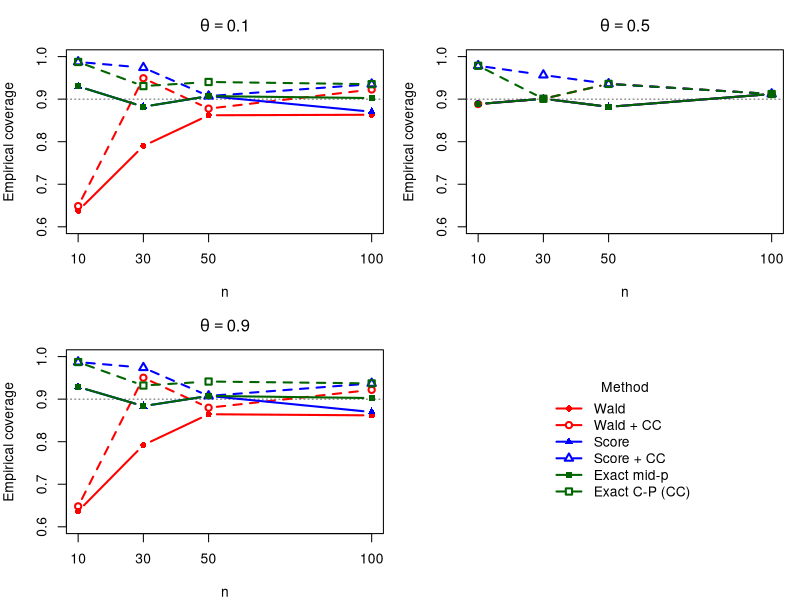
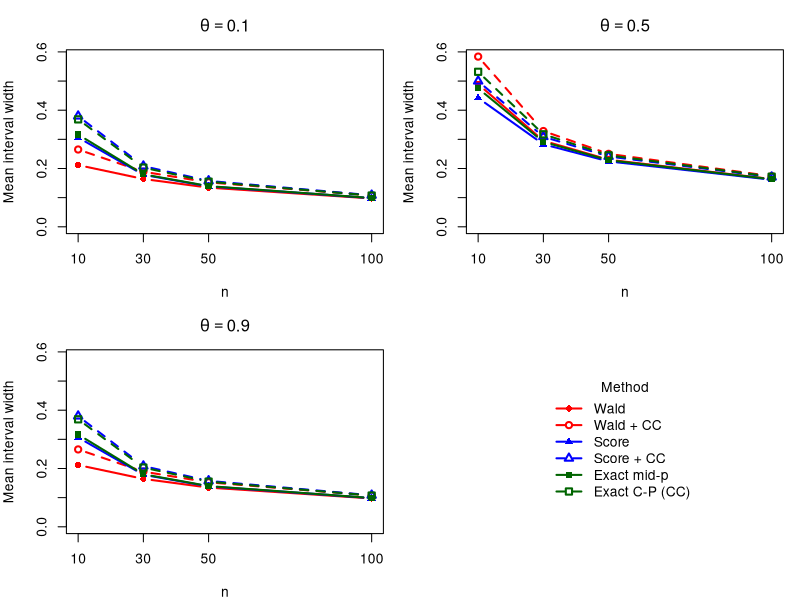

Recreate these plots in R, in order.
# Problem 1.2 -- Continuity correction (CC) for binomial confidence intervals
# (Newcombe, 1998).
#
# The experiment of Problem 1.1 is repeated (same seed => same simulated data
# sets) applying the continuity correction to every method:
#
#   Wald (Z)          : p +- z sqrt(p(1-p)/n)           (Newcombe method 1)
#   Wald + CC         : p +- [z sqrt(p(1-p)/n) + 1/(2n)] (Newcombe method 2)
#   Score (Wilson)    : prop.test(correct = FALSE)       (Newcombe method 3)
#   Score + CC        : prop.test(correct = TRUE)        (Newcombe method 4)
#   Exact mid-p       : Clopper-Pearson without CC       (Newcombe method 6)
#   Exact (C-P) = CC  : binom.test                       (Newcombe method 5)
#
# The Clopper-Pearson interval is the "continuity corrected" member of the
# exact family: it counts the whole probability P(S = s) in the tails.
# Its uncorrected counterpart is the mid-p interval, which only counts
# P(S = s) / 2. So, for the exact method, "uncorrected vs corrected" means
# "mid-p vs Clopper-Pearson".
#
# As in Problem 1.1, every interval is computed once for each possible outcome
# s = 0, ..., n and then looked up for the N simulated counts.

set.seed(47)
ns     <- c(10, 30, 50, 100)
thetas <- c(0.1, 0.5, 0.9)
N      <- 1e5
level  <- 0.90
alpha  <- 1 - level

# ---- intervals for every possible outcome s = 0, ..., n --------------------

ci_wald <- function(n, level, cc = FALSE) {
  z <- qnorm(1 - (1 - level) / 2)
  p <- (0:n) / n
  half <- z * sqrt(p * (1 - p) / n) + cc / (2 * n)
  cbind(pmax(0, p - half), pmin(1, p + half))   # truncated to [0, 1]
}

ci_score <- function(n, level, cc = FALSE) {
  t(sapply(0:n, function(s)
    prop.test(s, n, conf.level = level, correct = cc)$conf.int))
}

ci_exact <- function(n, level) {               # Clopper-Pearson
  t(sapply(0:n, function(s) binom.test(s, n, conf.level = level)$conf.int))
}

ci_midp <- function(n, level) {                # mid-p exact interval
  a <- (1 - level) / 2
  t(sapply(0:n, function(s) {
    # lower: P(S > s) + P(S = s)/2 = a ; upper: P(S < s) + P(S = s)/2 = a
    lo <- if (s == 0) 0 else uniroot(function(th)
      pbinom(s, n, th, lower.tail = FALSE) + 0.5 * dbinom(s, n, th) - a,
      c(0, 1), tol = 1e-10)$root
    up <- if (s == n) 1 else uniroot(function(th)
      pbinom(s - 1, n, th) + 0.5 * dbinom(s, n, th) - a,
      c(0, 1), tol = 1e-10)$root
    c(lo, up)
  }))
}

methods <- list(
  "Wald"            = function(n, l) ci_wald(n, l, cc = FALSE),
  "Wald + CC"       = function(n, l) ci_wald(n, l, cc = TRUE),
  "Score"           = function(n, l) ci_score(n, l, cc = FALSE),
  "Score + CC"      = function(n, l) ci_score(n, l, cc = TRUE),
  "Exact mid-p"     = ci_midp,
  "Exact C-P (CC)"  = ci_exact
)

# ---- simulation (same random numbers as in Problem 1.1) -------------------
res <- expand.grid(n = ns, theta = thetas, method = names(methods),
                   stringsAsFactors = FALSE)
res$coverage <- NA_real_
res$width    <- NA_real_

for (n in ns) {
  cis <- lapply(methods, function(f) f(n, level))
  for (theta in thetas) {
    S <- rbinom(N, size = n, prob = theta)
    for (m in names(methods)) {
      lo <- cis[[m]][S + 1, 1]
      up <- cis[[m]][S + 1, 2]
      idx <- res$n == n & res$theta == theta & res$method == m
      res$coverage[idx] <- mean(lo <= theta & theta <= up)
      res$width[idx]    <- mean(up - lo)
    }
  }
}

# ---- tables ----------------------------------------------------------------
wide <- function(var) {
  d <- reshape(res[, c("n", "theta", "method", var)],
               idvar = c("theta", "n"), timevar = "method", direction = "wide")
  names(d) <- sub(paste0(var, "."), "", names(d), fixed = TRUE)
  d <- d[order(d$theta, d$n), ]
  rownames(d) <- NULL
  d
}
tab_cov   <- wide("coverage")
tab_width <- wide("width")
print(tab_cov,   digits = 4)
print(tab_width, digits = 3)

# ---- plot: coverage (solid = no CC, dashed = with CC) ---------------------
cols <- c("red", "red", "blue", "blue", "darkgreen", "darkgreen")
ltys <- c(1, 2, 1, 2, 1, 2)
pchs <- c(16, 1, 17, 2, 15, 0)

plot_res <- function(var, ylim, ylab, hline = NULL) {
  par(mfrow = c(2, 2), mar = c(4, 4, 3, 1))
  for (theta in thetas) {
    plot(NA, xlim = range(ns), ylim = ylim, xaxt = "n",
         xlab = "n", ylab = ylab, main = bquote(theta == .(theta)))
    axis(1, at = ns)
    if (!is.null(hline)) abline(h = hline, lty = 3, col = "gray40")
    for (k in seq_along(methods)) {
      d <- res[res$theta == theta & res$method == names(methods)[k], ]
      lines(d$n, d[[var]], type = "b", col = cols[k], lty = ltys[k],
            pch = pchs[k], lwd = 2)
    }
  }
  plot.new()   # 4th panel: legend
  legend("center", legend = names(methods), col = cols, lty = ltys,
         pch = pchs, lwd = 2, bty = "n", title = "Method")
}

plot_res("coverage", ylim = c(0.6, 1), ylab = "Empirical coverage",
         hline = level)
plot_res("width", ylim = c(0, max(res$width)), ylab = "Mean interval width")
